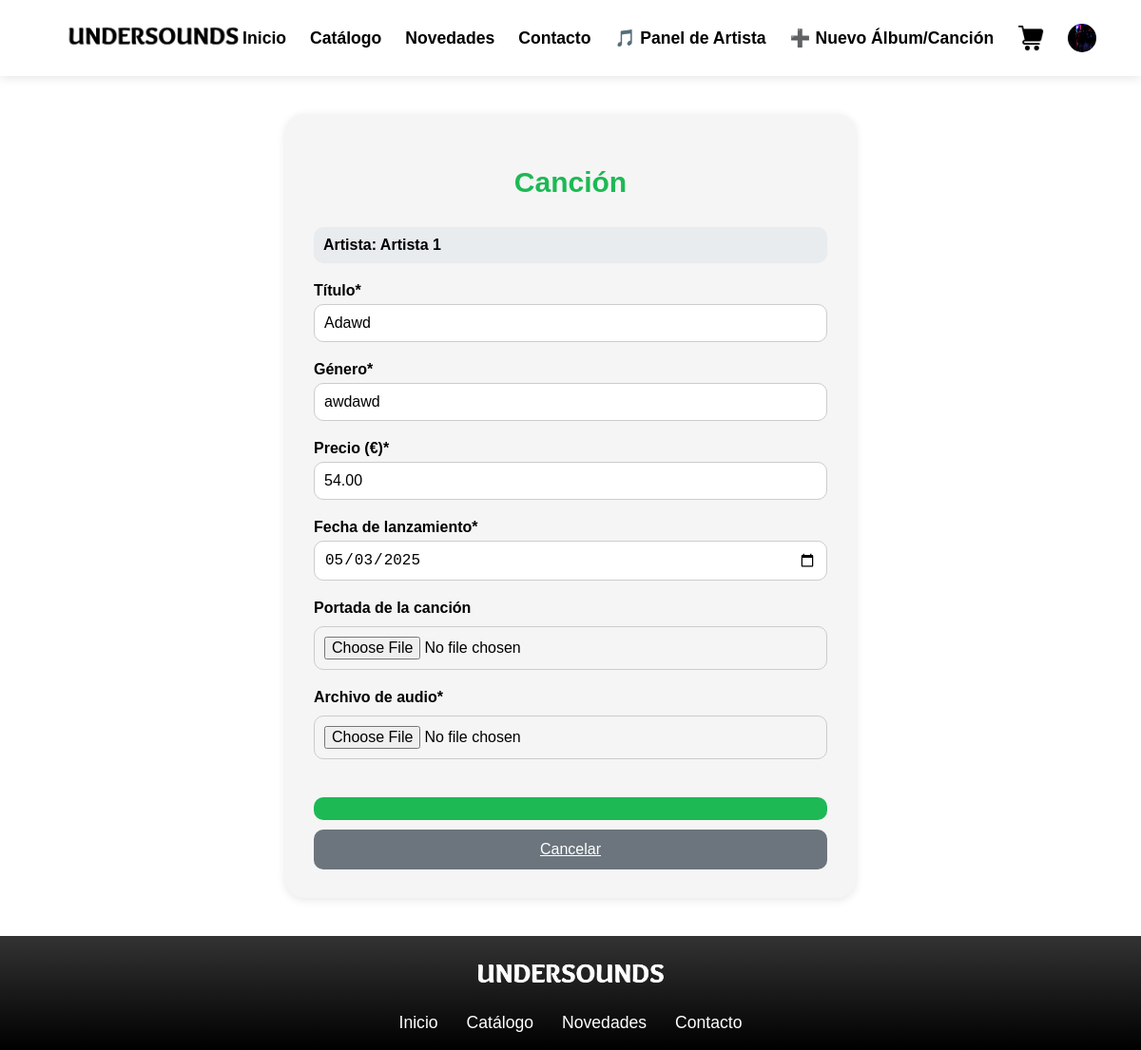
/music/edit/22/ (signed in), run on an earlier commit of the app's database.
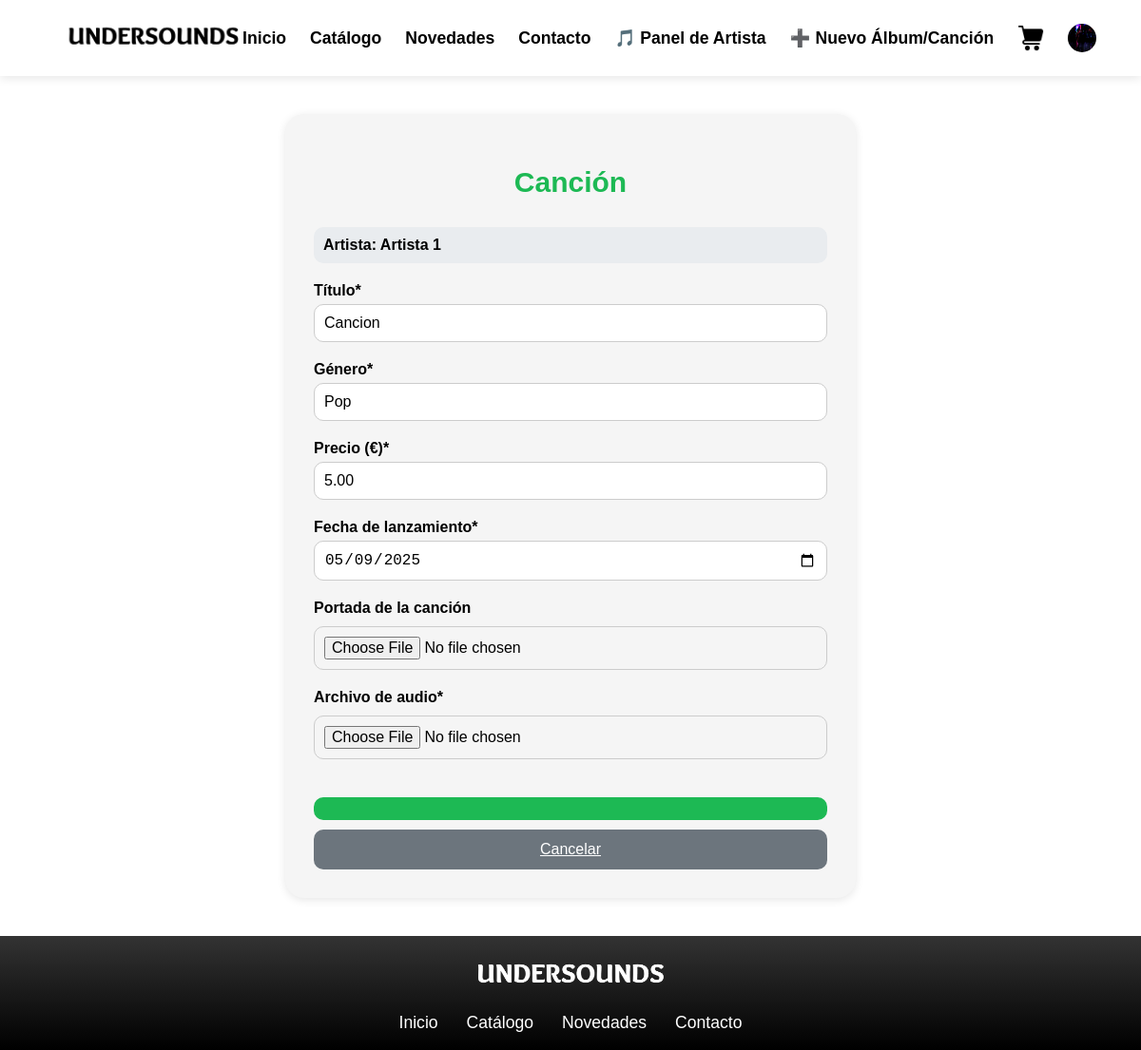
And on a later commit of the database.
### model/music/music_models.py (models this page shows)
class Song(models.Model):
    title = models.CharField(max_length=255)
    artist_name = models.CharField(max_length=100)
    genre = models.CharField(max_length=50)
    price = models.DecimalField(max_digits=8, decimal_places=2)
    release_date = models.DateTimeField()
    song_cover = models.ImageField(upload_to='song_covers/', blank=True, null=True)
    song_file = models.FileField(upload_to='songs/', blank=True, null=True)  # <-- New field
    album_id = models.IntegerField(blank=True, null=True, verbose_name="ID del álbum")
    class Meta:
        app_label = 'music'  # ¡Esto es crucial!
    def __str__(self):
        return f"{self.title} - {self.artist_name}"

### view/music/views.py (the view)
# urls.py: path('music/edit/<int:song_id>/', login_required(views.edit_song), name='edit_song'),
@login_required
def edit_song(request, song_id):
    print(f"edit_song: Song ID recibido: {song_id}")
    song_dto = SongController.get_song(song_id)
    if not song_dto:
        print(f"edit_song: No se encontró canción con ID {song_id}")
        return render(request, '404.html', status=404)
    if song_dto.artist_name != request.user.artist_name:
        print(f"edit_song: El artista de la canción no coincide con el usuario. Redirigiendo al panel del artista.")
        return redirect('artist_panel')
    if request.method == 'POST':
        print("edit_song: El formulario se ha enviado con el método POST.")
        form = SongForm(request.POST, request.FILES)
        if form.is_valid():
            print(f"edit_song: El formulario es válido. Procesando los datos.")
            update_data = {
                'title': form.cleaned_data['title'],
                'genre': form.cleaned_data['genre'],
                'price': form.cleaned_data['price'],
                'release_date': form.cleaned_data['release_date'],
                'song_cover': request.FILES.get('song_cover') or song_dto.song_cover,
                'song_file': request.FILES.get('song_file') or song_dto.song_file
            }
            success = SongController.update_song(song_id, **update_data)
            if success:
                messages.success(request, "Canción actualizada.")
                return redirect('catalogo')
            else:
                messages.error(request, "Error al actualizar la canción.")
        else:
            print("Errores del formulario:")
            for field, errors in form.errors.items():
                for error in errors:
                    print(f"Campo: {field} - Error: {error}")
    else:
        initial_data = {
            'title': song_dto.title,
            'genre': song_dto.genre,
            'price': song_dto.price,
            'release_date': song_dto.release_date,
        }
        form = SongForm(initial=initial_data)
    return render(request, 'music/song_form.html', {'form': form, 'song': song_dto})
    return render(request, 'music/song_form.html', {
        'form': form,
        'action': 'Editar',
        'song': song_dto
    })

### model/music/forms.py (shortened to what this page needs)
class SongForm(forms.Form):
    title = forms.CharField(
        label="Título",
        max_length=255,
        widget=forms.TextInput(attrs={'class': 'form-control'})
    )
    genre = forms.CharField(
        label="Género",
        max_length=50,
        widget=forms.TextInput(attrs={'class': 'form-control'})
    )
    price = forms.DecimalField(
        label="Precio",
        max_digits=8,
        decimal_places=2,
        widget=forms.NumberInput(attrs={'class': 'form-control'})
    )
    release_date = forms.DateField(
        label="Fecha de lanzamiento",
        widget=forms.DateInput(attrs={'class': 'form-control', 'type': 'date'})
    )
    album_cover = forms.ImageField(
        label="Portada del álbum",
        required=False,
        widget=forms.FileInput(attrs={'class': 'form-control'}),
        validators=[FileExtensionValidator(allowed_extensions=['jpg', 'jpeg', 'png'])]
    )
    song_file = forms.FileField(
        label="Archivo de audio",
        widget=forms.FileInput(attrs={'class': 'form-control'}),
        validators=[FileExtensionValidator(allowed_extensions=['mp3', 'wav', 'ogg'])]
    )

### view/music/templates/music/song_form.html (shortened to what this page needs)
{% extends 'base.html' %}
{% load static %}
{% block extra_css %}
    <link rel="stylesheet" href="{% static 'music/css/song_form.css' %}">
{% endblock %}
{% block content %}
<div class="form-wrapper">
    <h2>{{ action }} Canción</h2>
    <form method="post" enctype="multipart/form-data">
        <div class="artist-name">
            Artista: {{ request.user.artist_name }}
        </div>
        <div class="form-group">
            <label for="id_title">Título*</label>
            <input type="text" name="title" id="id_title" class="form-control"
                   value="{{ form.title.value|default_if_none:song.title }}" required>
        </div>
        <div class="form-group">
            <label for="id_genre">Género*</label>
            <input type="text" name="genre" id="id_genre" class="form-control"
                   value="{{ form.genre.value|default_if_none:song.genre }}" required>
        </div>
        <div class="form-group">
            <label for="id_price">Precio (€)*</label>
            <input type="number" name="price" id="id_price" class="form-control"
                   value="{{ form.price.value|default_if_none:song.price }}" step="0.01" min="0" required>
        </div>
        <div class="form-group">
            <label for="id_release_date">Fecha de lanzamiento*</label>
            <input type="date" name="release_date" id="id_release_date" class="form-control"
                   value="{{ form.release_date.value|date:'Y-m-d'|default_if_none:song.release_date }}" required>
        </div>
        <div class="form-group">
            <label for="id_song_cover">Portada de la canción</label>
            <input type="file" name="song_cover" id="id_song_cover" class="form-control file-input" accept="image/*">
        </div>
        <div class="form-group">
            <label for="id_song_file">Archivo de audio*</label>
            <input type="file" name="song_file" id="id_song_file" class="form-control file-input" accept="audio/*">
        </div>
        <button type="submit" class="btn-submit">{{ action }}</button>
        <a href="{% if action == 'Editar' %}{% url 'music_detail_id' song.id %}{% else %}{% url 'catalogo' %}{% endif %}"
           class="btn-cancel">Cancelar</a>
    </form>
</div>
{% endblock %}

What changed in the data, as far as the page shows it:
changed Song: title "Adawd" → "Cancion"; genre "awdawd" → "Pop"; price "54.00" → "5.00"; release_date "05/03/2025" → "05/09/2025"
